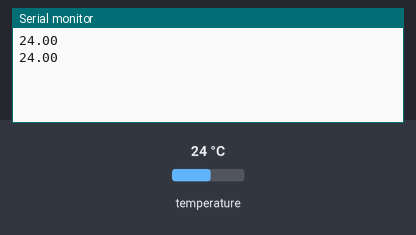
Simulated run of this sketch. Board: Arduino Uno, built with avr-gcc and run on an emulated ATmega328P. Shown: the last lines printed to the serial monitor. The inputs (shaded band) are chosen by the test bench; at power-on: temperature 24 °C.

Above: at 2.5 s.
2.6 s: temperature set to 12 °C
At 3.0 s:
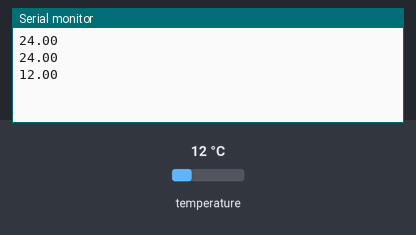
4.1 s: temperature set to 19 °C
At 5.0 s:
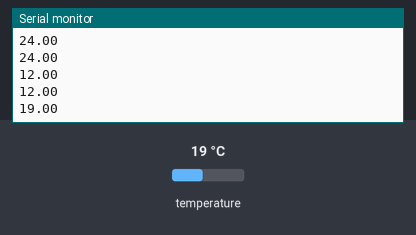
Timing chart, 0 to 7.1 s (numbered marks = the images above; inputs shaded):
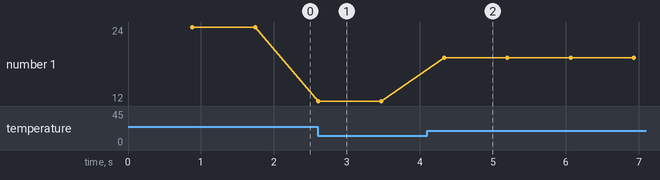

Measured:
- after the input at 2.6 s, the serial monitor: prints a new line at once (image 1)
- after the input at 4.1 s, the serial monitor: prints a new line after 0.24 s (image 2)
- plotted number 1: 24 → 12 after the input at 2.6 s, 12 → 19 after the input at 4.1 s

The sketch:

ENTRADA_DE_DATOS.ino
```cpp
// CALORIMETRO

/*
RECUERDA  : Intañlar las librerias necearias si usas el IDE de arduino local -https://www.youtube.com/watch?v=Zs643m-xkWc&t=133s-
*/

//LIBRERIAS
#include <DS18B20.h>
#include <OneWire.h>
#include <DallasTemperature.h>


//DEFINCINO DE PINES
#define MESCLADOR 7

//DEFINICION DE PIN DE ENTRADA DE DATOS DE TEMPERATURA
#define ONE_WIRE_BUS 2  //pin 2 of arduino
OneWire oneWire(ONE_WIRE_BUS);
DallasTemperature sensors(&oneWire);

void setup(void){

//MONITOR SERIAL
  Serial.begin(9600);
  Serial.println();

//PINES DEL MESCLADOR
  pinMode(MESCLADOR, OUTPUT);

//DECLARACION DE SENSORES
  sensors.begin();
}


void loop(){
  sensors.requestTemperatures();
    delay(100);
  float tempc=sensors.getTempCByIndex(0);
  String sam= String(tempc);

  //Serial.println(sam);
  if(sam == "-127.00"){

  }else{

  Serial.print (sam);
  Serial.println();

  }
  }
```
